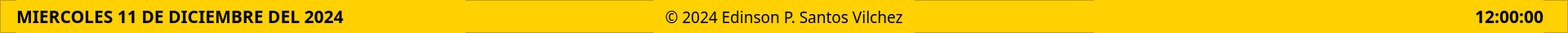
    <widget class="QFrame" name="frmHoraFecha">
     <property name="geometry">
      <rect>
       <x>0</x>
       <y>1040</y>
       <width>1920</width>
       <height>40</height>
      </rect>
     </property>
     <property name="styleSheet">
      <string notr="true">background-color: rgb(255, 209, 0);</string>
     </property>
     <property name="frameShape">
      <enum>QFrame::StyledPanel</enum>
     </property>
     <property name="frameShadow">
      <enum>QFrame::Raised</enum>
     </property>
     <widget class="QLabel" name="lblFecha">
      <property name="geometry">
       <rect>
        <x>20</x>
        <y>0</y>
        <width>550</width>
        <height>40</height>
       </rect>
      </property>
      <property name="font">
       <font>
        <family>Poppins</family>
        <pointsize>16</pointsize>
        <weight>75</weight>
        <bold>true</bold>
       </font>
      </property>
      <property name="text">
       <string>MIERCOLES 11 DE DICIEMBRE DEL 2024</string>
      </property>
     </widget>
     <widget class="QLabel" name="lblHora">
      <property name="geometry">
       <rect>
        <x>1340</x>
        <y>0</y>
        <width>550</width>
        <height>40</height>
       </rect>
      </property>
      <property name="font">
       <font>
        <family>Poppins</family>
        <pointsize>16</pointsize>
        <weight>75</weight>
        <bold>true</bold>
       </font>
      </property>
      <property name="text">
       <string>12:00:00</string>
      </property>
      <property name="alignment">
       <set>Qt::AlignRight|Qt::AlignTrailing|Qt::AlignVCenter</set>
      </property>
     </widget>
     <widget class="QLabel" name="label_6">
      <property name="geometry">
       <rect>
        <x>800</x>
        <y>0</y>
        <width>320</width>
        <height>40</height>
       </rect>
      </property>
      <property name="font">
       <font>
        <family>ONE PIECE</family>
        <pointsize>14</pointsize>
       </font>
      </property>
      <property name="text">
       <string>© 2024 Edinson P. Santos Vilchez</string>
      </property>
      <property name="alignment">
       <set>Qt::AlignCenter</set>
      </property>
     </widget>
    </widget>
